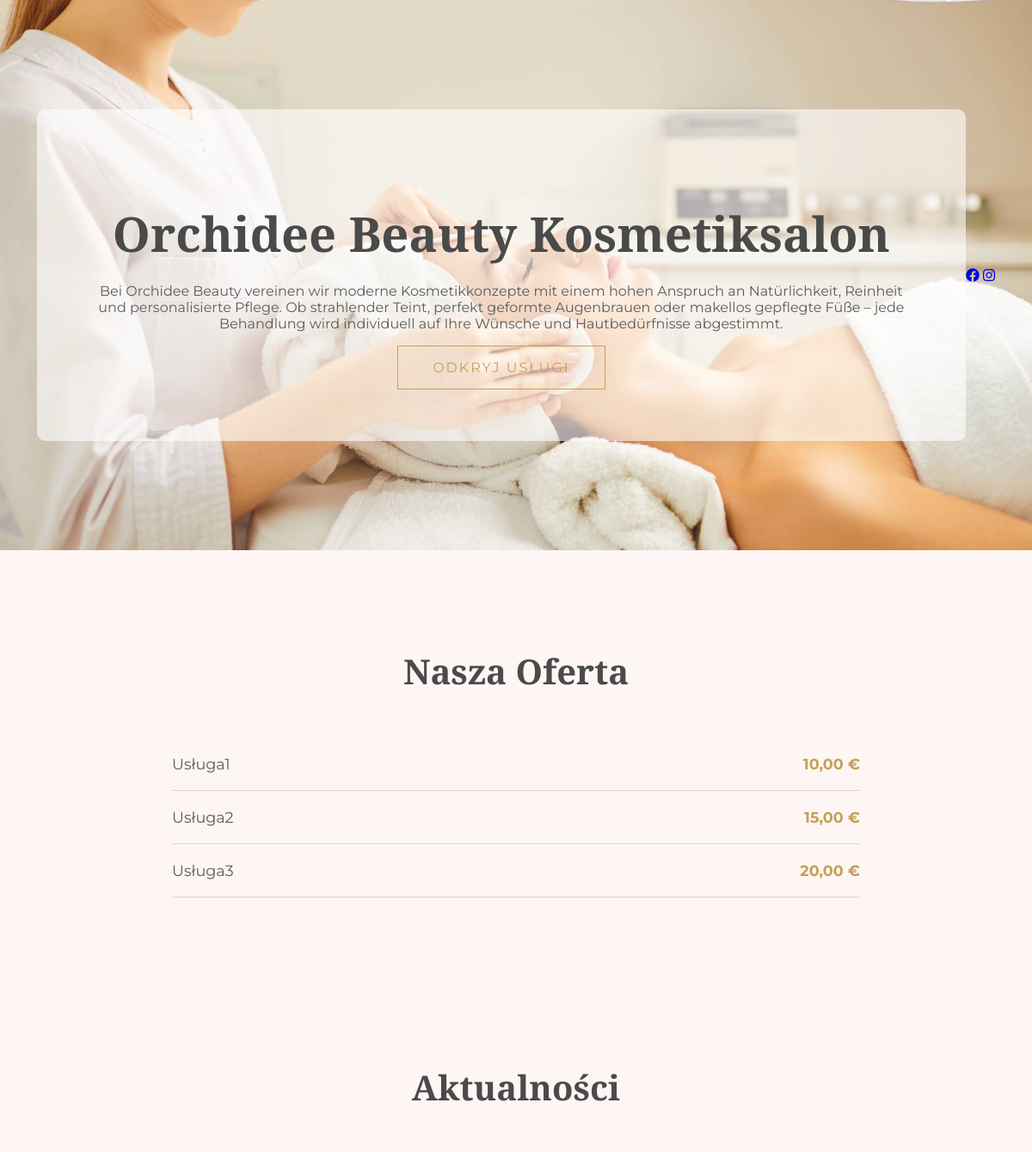
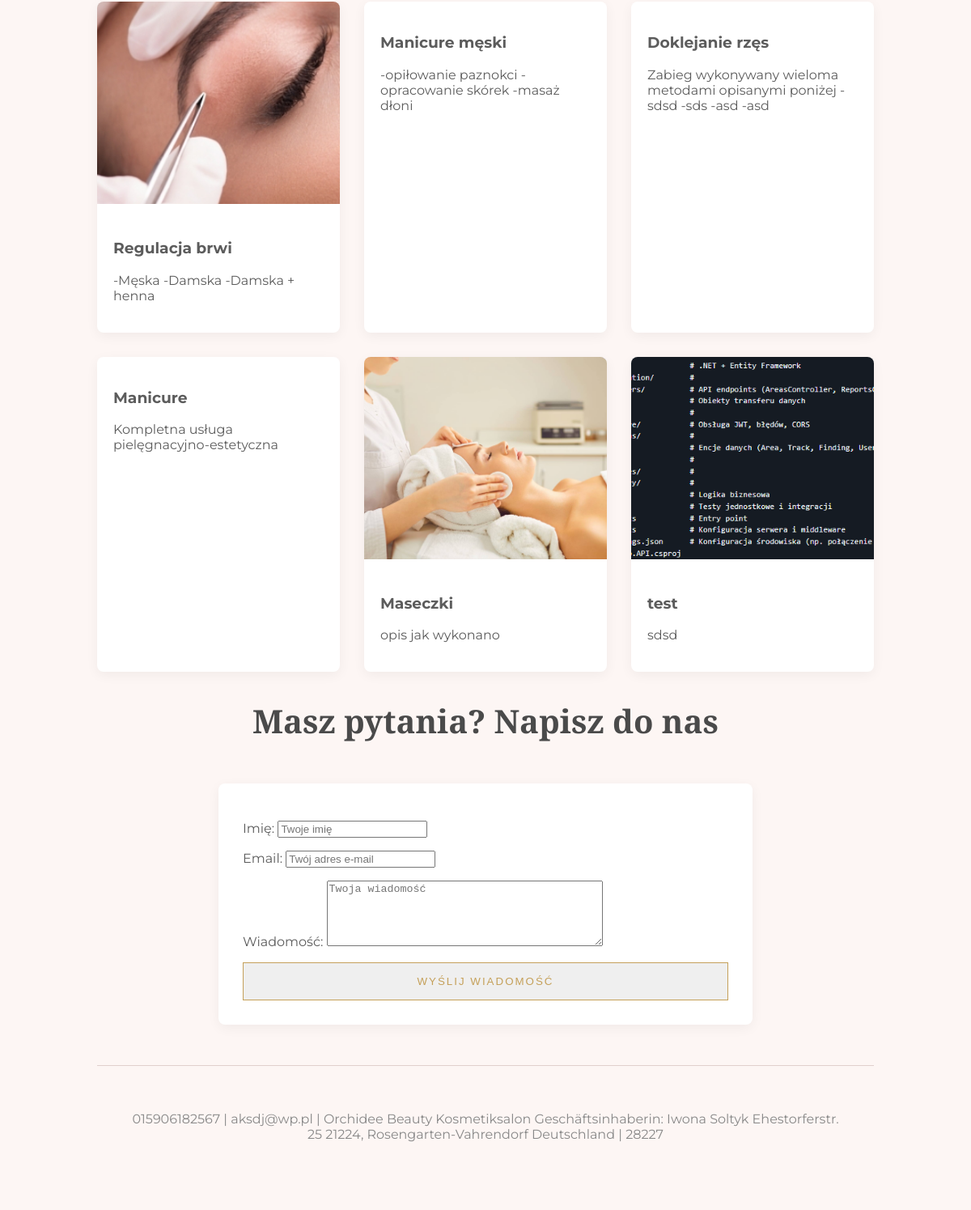
The page / on the database its author committed (2 pictures, top to bottom).
### core/models.py (models this page shows, shortened)
class CompanyInfo(models.Model):
    name = models.CharField(max_length=100, verbose_name="Nazwa firmy")
    description = models.TextField(verbose_name="Opis firmy")
    logo = models.ImageField(upload_to='company/', verbose_name="Logo firmy", blank=True, null=True)
    address = models.TextField(verbose_name="Adres")
    phone = models.CharField(max_length=20, verbose_name="Telefon")
    email = models.EmailField(verbose_name="Email kontaktowy")
    ust_id = models.CharField(max_length=50, verbose_name="USt-IdNr (NIP)")
    facebook_url = models.URLField(blank=True, null=True, verbose_name="Link do Facebooka")
    instagram_url = models.URLField(blank=True, null=True, verbose_name="Link do Instagrama")
    treatwell_url = models.URLField(blank=True, null=True, verbose_name="Link do Treatwell")
    class Meta:
        verbose_name = "Dane firmy"
        verbose_name_plural = "Dane firmy"

class Service(models.Model):
    title = models.CharField(max_length=100, verbose_name="Nazwa usługi")
    description = models.TextField(verbose_name="Opis zabiegu")
    price = models.DecimalField(max_digits=8, decimal_places=2, verbose_name="Cena (€)")
    class Meta:
        verbose_name = "Usługa"
        verbose_name_plural = "Usługi"

class Post(models.Model):
    title = models.CharField(max_length=200, verbose_name="Tytuł posta")
    description = models.TextField(verbose_name="Opis")
    image = models.ImageField(upload_to='treatments/', verbose_name="Zdjęcie", blank=True, null=True)
    created_at = models.DateTimeField(auto_now_add=True, verbose_name="Data utworzenia posta")
    class Meta:
        verbose_name = "Post"
        verbose_name_plural = "Posty"

### core/views.py (the view)
# urls.py: 2. Add a URL to urlpatterns:  path('', views.home, name='home')
def home(request):
    if request.method == 'POST':
        form = ContactForm(request.POST)
        if form.is_valid():
            form.save()
            return redirect('home') # Odświeża stronę po wysłaniu
    else:
        form = ContactForm()
    company = CompanyInfo.objects.first() # Zakładamy, że masz jeden rekord z danymi firmy
    services = Service.objects.all()
    posts = Post.objects.all().order_by('-created_at') # Najnowsze posty pierwsze
    contact_messages = ContactMessage.objects.all().order_by('-created_at')
    context = {
        'company': company,
        'services': services,
        'posts': posts,
        'contact_messages': contact_messages,
        'form': form,
    }
    return render(request, 'core/home.html', context)

### core/forms.py
class ContactForm(forms.ModelForm):
    class Meta:
        model = ContactMessage
        fields = ['name', 'email', 'message']
        widgets = {
            'name': forms.TextInput(attrs={'placeholder': 'Twoje imię', 'class': 'form-control'}),
            'email': forms.EmailInput(attrs={'placeholder': 'Twój adres e-mail', 'class': 'form-control'}),
            'message': forms.Textarea(attrs={'placeholder': 'Twoja wiadomość', 'class': 'form-control', 'rows': 5}),
        }

### core/templates/core/home.html (shortened to what this page needs)
{% load static %}
<!DOCTYPE html>
<html lang="pl">
<head>
    <link rel="stylesheet" href="https://cdnjs.cloudflare.com/ajax/libs/font-awesome/6.4.0/css/all.min.css">
    <link rel="stylesheet" href="{% static 'core/css/style.css' %}">
</head>
<body>
    <section id="hero" style="background-image: url('{{ company.logo.url }}');">
        <div class="hero-overlay">
            <h1 class="hero-title">{{ company.name }}</h1>
            <p class="hero-subtitle">{{ company.description }}</p>
            <a href="#services" class="cta-outline">Odkryj usługi</a>
        </div>
        <div class="social-icons">
            {% if company.facebook_url %}
                <a href="{{ company.facebook_url }}" target="_blank"><i class="fa-brands fa-facebook"></i></a>
            {% endif %}
            {% if company.instagram_url %}
                <a href="{{ company.instagram_url }}" target="_blank"><i class="fa-brands fa-instagram"></i></a>
            {% endif %}
        </div>
    </section>
    <section id="services">
        <h2 class="section-heading">Nasza Oferta</h2>
        <div class="services-list">
            {% for service in services %}
                <div class="service-row">
                    <span class="service-name">{{ service.title }}</span>
                    <span class="service-price">{{ service.price }} €</span>
                </div>
            {% endfor %}
        </div>
    </section>
    <section id="posts">
        <h2 class="section-heading">Aktualności</h2>
        <div class="grid-container">
            {% for post in posts %}
                <div class="card">
                    {% if post.image %}
                        <img src="{{ post.image.url }}" alt="{{ post.title }}">
                    {% endif %}
                    <div class="card-content">
                        <h3>{{ post.title }}</h3>
                        <p>{{ post.description }}</p>
                    </div>
                </div>
            {% endfor %}
        </div>
    <section id="contact">
        <h2 class="section-heading">Masz pytania? Napisz do nas</h2>
        <div style="max-width: 600px; margin: 0 auto; background: white; padding: 30px; border-radius: 8px; box-shadow: 0 4px 15px rgba(0,0,0,0.05);">
            <form method="post">
                {{ form.as_p }}
                <button type="submit" class="cta-outline" style="width: 100%; cursor: pointer;">Wyślij wiadomość</button>
            </form>
        </div>
    </section>
    <footer>
        <p>{{ company.phone }} | {{ company.email }} | {{ company.address }} | {{ company.ust_id }}</p>
    </footer>
</body>
</html>

### core/static/core/css/style.css (style rules this page uses)
:root { --primary: #c5a059; --bg-powder: #fdf6f4; --text: #5c5c5c; --font-heading: 'Playfair Display', serif; --font-body: 'Montserrat', sans-serif; }
body { margin: 0; font-family: var(--font-body); color: var(--text); background-color: var(--bg-powder); }
#hero { min-height: 80vh; background-size: cover; background-position: center; background-repeat: no-repeat; display: flex; justify-content: center; align-items: center; text-align: center; }
.hero-overlay { background: rgba(255, 255, 255, 0.6); padding: 60px; border-radius: 10px; max-width: 80%; }
.hero-title { font-family: 'Playfair Display', serif; font-size: 3.5rem; margin-bottom: 20px; color: #4a4a4a; }
.cta-outline { display: inline-block; padding: 15px 40px; border: 1px solid var(--primary); color: var(--primary); text-decoration: none; text-transform: uppercase; letter-spacing: 2px; transition: 0.3s; }
#services, #posts { padding: 80px 10%; }
.section-heading { font-family: var(--font-heading); text-align: center; margin-bottom: 50px; font-size: 2.5rem; color: #4a4a4a; }
.services-list { max-width: 800px; margin: 0 auto; }
.service-row { display: flex; justify-content: space-between; padding: 20px 0; border-bottom: 1px solid #e0d0cd; font-size: 1.1rem; }
.service-price { font-weight: bold; color: var(--primary); }
.grid-container { display: grid; grid-template-columns: repeat(auto-fit, minmax(300px, 1fr)); gap: 30px; }
.card { background: #ffffff; border: none; box-shadow: 0 4px 15px rgba(0,0,0,0.05); border-radius: 8px; overflow: hidden; }
.card img { width: 100%; height: 250px; object-fit: cover; }
.card-content { padding: 20px; }
footer { padding: 40px; text-align: center; border-top: 1px solid #e0d0cd; margin-top: 50px; color: #888; }

### rows shown on the page
CompanyInfo: logo (picture), name "Orchidee Beauty Kosmetiksalon", description "Bei Orchidee Beauty vereinen wir moderne Kosmetikkonzepte mit einem hohen Anspruch an Natürlichkeit, Reinheit und personalisierte Pflege. Ob strahlender Teint, perfekt geformte Augenbrauen oder makellos gepflegte Füße – jede Behandlung wird individuell auf Ihre Wünsche und Hautbedürfnisse abgestimmt.", phone "015906182567", email "aksdj@wp.pl", address "Orchidee Beauty Kosmetiksalon Geschäftsinhaberin: Iwona Soltyk Ehestorferstr. 25 21224, Rosengarten-Vahrendorf Deutschland", ust_id "28227"
Service: title "Usługa1", price "10,00"
Service: title "Usługa2", price "15,00"
Service: title "Usługa3", price "20,00"
Post: image (picture), title "Regulacja brwi", description "-Męska -Damska -Damska + henna"
Post: title "Manicure męski", description "-opiłowanie paznokci -opracowanie skórek -masaż dłoni"
Post: title "Doklejanie rzęs", description "Zabieg wykonywany wieloma metodami opisanymi poniżej -sdsd -sds -asd -asd"
Post: title "Manicure", description "Kompletna usługa pielęgnacyjno-estetyczna"
Post: image (picture), title "Maseczki", description "opis jak wykonano"
Post: image (picture), title "test", description "sdsd"
